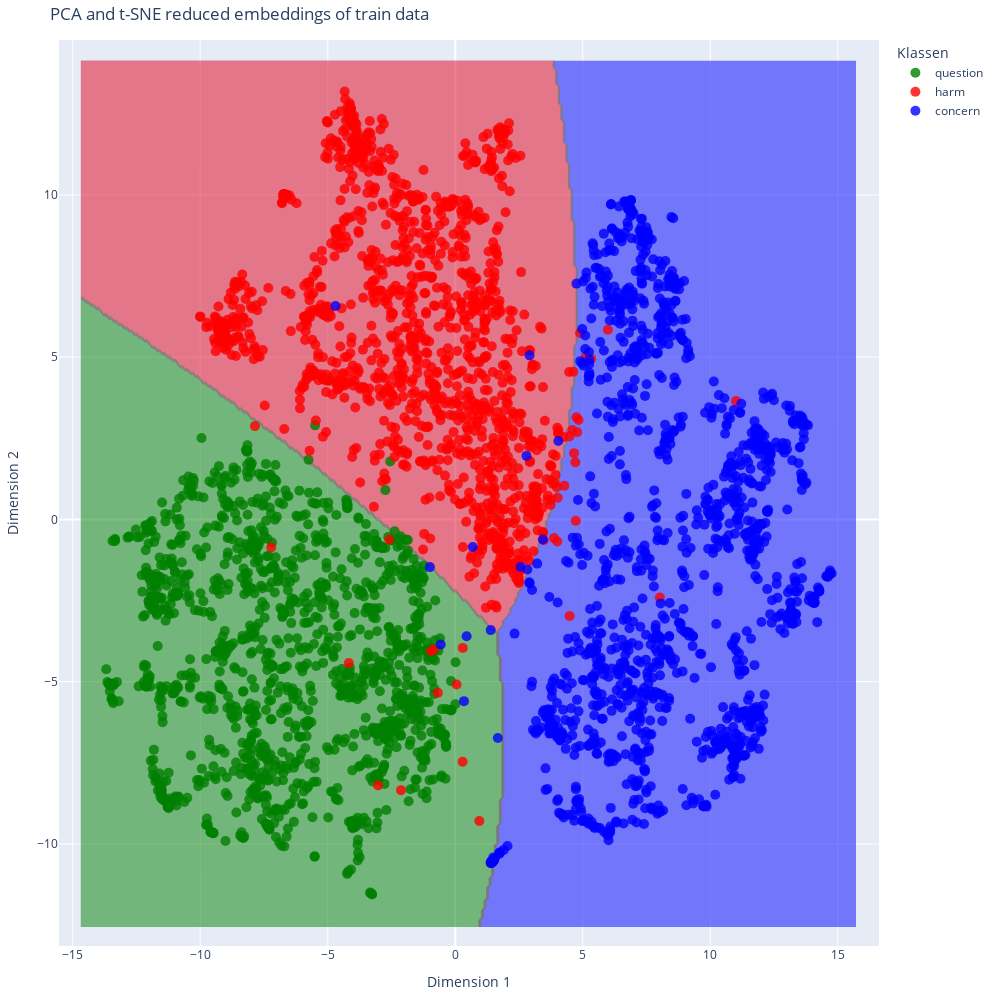

This figure's notebook cell:
### Markdown cell above
### Topic modelling

### Code cell
def tsne_reduction_interactive(df: pd.DataFrame, title:str, pca_dim=50, perplexity=30, learning_rate=200, seed=1234):
    # Kopie erstellen
    df = df.copy()

    # LabelEncoder zum Konvertieren der String-Labels in numerische Werte
    label_encoder = LabelEncoder()
    numeric_labels = label_encoder.fit_transform(df['label'])

    # Embeddings erstellen
    embeddings = np.array(HuggingFaceEmbeddings(model_name="sentence-transformers/distiluse-base-multilingual-cased-v1").embed_documents(df.text.to_list()))

    # Dimensionsreduktion mittels PCA
    pca = PCA(n_components=pca_dim, random_state=seed)
    pca_result = pca.fit_transform(embeddings)

    # Anwendung von t-SNE
    tsne = TSNE(perplexity=perplexity, learning_rate=learning_rate, n_iter=300, random_state=seed)
    tsne_result = tsne.fit_transform(pca_result)

    # Nur Dimension 1 und 2 auswählen
    df[["dim1", "dim2"]] = tsne_result[:, :2]

    # QDA anwenden
    qda = QuadraticDiscriminantAnalysis()
    qda.fit(tsne_result, numeric_labels)
    qda_classes = qda.predict(tsne_result)

    # QDA-Klassen zum DataFrame hinzufügen
    df['qda_class'] = qda_classes

    # Gitternetz erstellen
    x_min, x_max = df['dim1'].min() - 1, df['dim1'].max() + 1
    y_min, y_max = df['dim2'].min() - 1, df['dim2'].max() + 1
    xx, yy = np.meshgrid(np.arange(x_min, x_max, 0.1),
                         np.arange(y_min, y_max, 0.1))

    # Gittervorhersagen treffen und Labels in numerische Werte umwandeln
    Z = qda.predict(np.c_[xx.ravel(), yy.ravel()]).reshape(xx.shape)

    # Definieren einer benutzerdefinierten Farbskala
    custom_colorscale = [
        [0, 'blue'], 
        [0.5, 'red'], 
        [1, 'green']  
    ]

    # Farbzuordnung für jede Klasse definieren
    color_map = {
        'harm': 'red',  
        'question': 'green',
        'concern': 'blue'
    }

    # Plotly-Figur erstellen
    fig = go.Figure()

    # Hintergrund (Kontur) hinzufügen
    fig.add_trace(go.Contour(
        x=np.arange(x_min, x_max, 0.1), 
        y=np.arange(y_min, y_max, 0.1),
        z=Z, 
        colorscale=custom_colorscale,  # Benutzerdefinierte Farbskala
        opacity=0.5,
        showscale=False  # Entfernt die Colorbar
    ))

    # Trennen nach Klassen und separater Marker für jede Klasse
    classes = df['label'].unique()
    for cls in classes:
        class_df = df[df['label'] == cls]
        fig.add_trace(go.Scatter(
            x=class_df['dim1'], 
            y=class_df['dim2'], 
            mode='markers',
            marker=dict(color=color_map[cls], size=10, opacity=0.8),
            name=cls,
            text=class_df['text'],
            hoverinfo='text'
        ))

    # Layout anpassen
    fig.update_layout(
        title=title,
        xaxis_title='Dimension 1',
        yaxis_title='Dimension 2',
        width=1000, height=1000,
        margin=dict(l=40, r=40, t=40, b=40),
        legend_title='Klassen'
    )

    # Visualisierung anzeigen
    iplot(fig)

    # inverse
    df['qda_class'] = label_encoder.inverse_transform(df['qda_class'].values)

    return df

# Funktion verwenden
df_tsne = tsne_reduction_interactive(df_train, 'PCA and t-SNE reduced embeddings of train data')

### Figure 1 — Plotly figure (JSON) as saved in the notebook; plotly's stock layout.template omitted (floating-point values rounded to 4 significant figures; data arrays with more than 128 entries replaced by an {"elided": "..."} marker saying what was removed)
{"data": [{"colorscale": [[0, "blue"], [0.5, "red"], [1, "green"]], "opacity": 0.5, "showscale": false, "type": "contour", "x": {"elided": "305 float values"}, "y": {"elided": "268 float values"}, "z": {"elided": "268x305 int values"}}, {"hoverinfo": "text", "marker": {"color": "green", "opacity": 0.8, "size": 10}, "mode": "markers", "name": "question", "text": {"elided": "1348 str values"}, "type": "scatter", "x": {"elided": "1348 float values"}, "y": {"elided": "1348 float values"}}, {"hoverinfo": "text", "marker": {"color": "red", "opacity": 0.8, "size": 10}, "mode": "markers", "name": "harm", "text": {"elided": "1350 str values"}, "type": "scatter", "x": {"elided": "1350 float values"}, "y": {"elided": "1350 float values"}}, {"hoverinfo": "text", "marker": {"color": "blue", "opacity": 0.8, "size": 10}, "mode": "markers", "name": "concern", "text": {"elided": "1343 str values"}, "type": "scatter", "x": {"elided": "1343 float values"}, "y": {"elided": "1343 float values"}}], "layout": {"height": 1000, "legend": {"title": {"text": "Klassen"}}, "margin": {"b": 40, "l": 40, "r": 40, "t": 40}, "title": {"text": "PCA and t-SNE reduced embeddings of train data"}, "width": 1000, "xaxis": {"title": {"text": "Dimension 1"}}, "yaxis": {"title": {"text": "Dimension 2"}}}}
